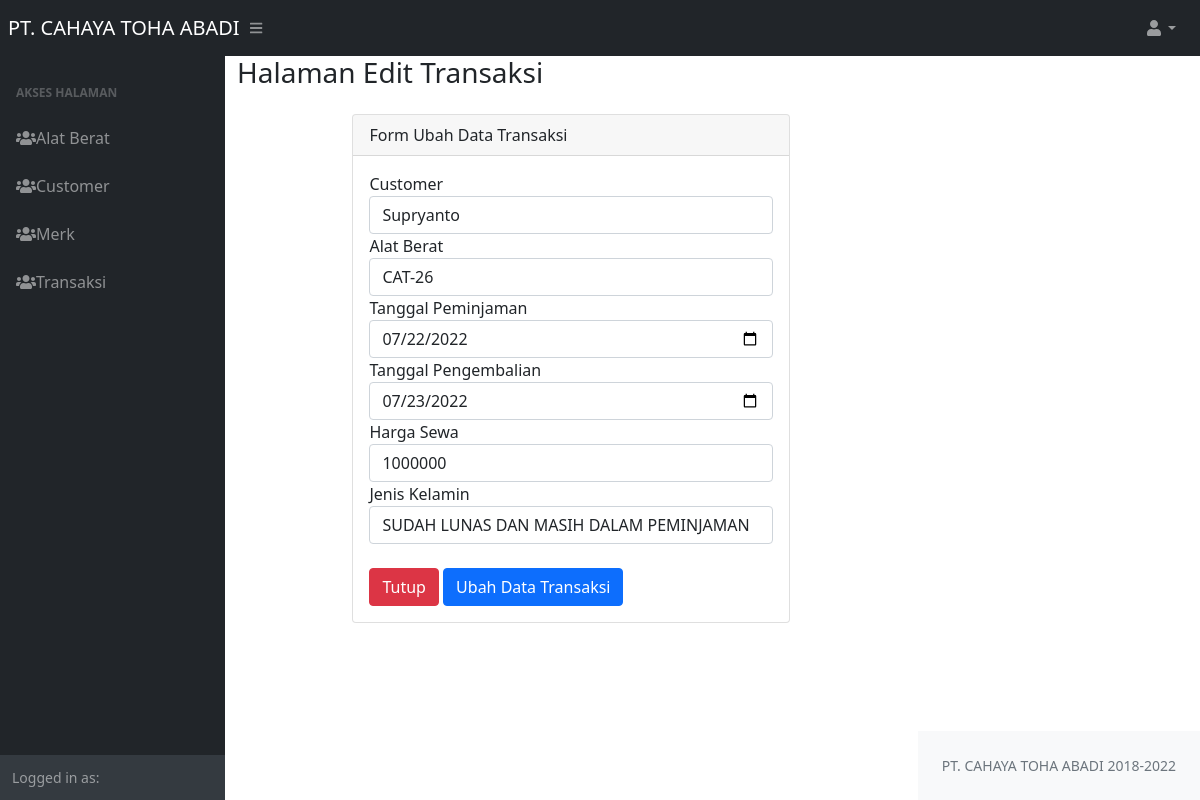
The app's page /Transaksi/edit/5 with its own data.
### tables this page shows
CREATE TABLE `transaksi` (
  `id` int(11) NOT NULL,
  `customer` int(11) NOT NULL,
  `alatberat` int(11) NOT NULL,
  `tgl_pinjam` date NOT NULL,
  `tgl_kembali` date NOT NULL,
  `harga` int(15) NOT NULL,
  `status` varchar(100) NOT NULL
);

CREATE TABLE `customer` (
  `id` int(11) NOT NULL,
  `nama` varchar(100) NOT NULL,
  `alamat` varchar(100) NOT NULL,
  `telepon` varchar(14) NOT NULL
);

CREATE TABLE `alatberat` (
  `id` int(11) NOT NULL,
  `merk` int(11) NOT NULL,
  `tipe` varchar(40) NOT NULL,
  `tahun` varchar(4) NOT NULL,
  `kondisi` varchar(100) NOT NULL
);

### application/controllers/Transaksi.php (called while the page is built, shortened)
<?php
class Transaksi extends CI_Controller
{
    public function __construct()
    {
        $this->load->model('Transaksi_model');
        $this->load->model('Alatberat_model');
        $this->load->model('Customer_model');
    }
    public function edit($id)
    {
        $data['judul'] = "Halaman Edit Transaksi";
        $data['customer'] = $this->Customer_model->get();
        $data['alatberat'] = $this->Alatberat_model->get();
        $data['transaksi'] = $this->Transaksi_model->getById($id);
        $data['user'] = $this->db->get_where('user', ['email' => $this->session->userdata('email')])->row_array();
        $this->form_validation->set_rules('tgl_pinjam', 'Tanggal Peminjaman', 'required', [
            'required' => 'Tanggal Peminjaman Wajib di isi'
        ]);
        $this->form_validation->set_rules('tgl_kembali', 'Tanggal Pengembalian', 'required', [
            'required' => 'Tanggal Pengembalian Wajib di isi'
        ]);
        $this->form_validation->set_rules('harga', 'Harga', 'required|integer', [
            'required' => 'Harga Wajib di isi',
            'integer' => 'Harga harus Angka'
        ]);
        $this->form_validation->set_rules('status', 'Status', 'required', [
            'required' => 'Status Wajib di isi'
        ]);
        if ($this->form_validation->run() == false) {
            $this->load->view("layout/header", $data);
            $this->load->view("transaksi/vw_ubah_transaksi", $data);
            $this->load->view("layout/footer");
        }
    }
}

### index.php (called while the page is built, shortened)
<?php
require_once BASEPATH.'core/CodeIgniter.php';

### application/models/Customer_model.php (called while the page is built, shortened)
<?php
class Customer_model extends CI_Model
{
    public $table = 'customer';
    public function get()
    {
        $this->db->from($this->table);
        $query = $this->db->get();
        return $query->result_array();
    }
}

### application/models/Transaksi_model.php (called while the page is built, shortened)
<?php
class Transaksi_model extends CI_Model
{
    public function getById($id)
    {
        $this->db->select('b.*');
        $this->db->from('transaksi b');
        $this->db->join('alatberat m', 'b.alatberat = m.id');
        $this->db->join('customer n', 'b.customer = n.id');
        $this->db->where('b.id', $id);
        $query = $this->db->get();
        return $query->row_array();
    }
}

### application/models/Alatberat_model.php (called while the page is built, shortened)
<?php
class Alatberat_model extends CI_Model
{
    public $table = 'alatberat';
    public function get()
    {
        $this->db->from($this->table);
        $query = $this->db->get();
        return $query->result_array();
    }
}

### application/views/transaksi/vw_ubah_transaksi.php (the view, shortened to what this page needs)
<div class="container-fluid">
    <h1 class="h3 mb-4 text-gray-800"><?php echo $judul; ?></h1>
    <div class="row justify-content-center">
        <div class="col-md-8 ">
            <div class="card">
                <div class="card-header justify-content-center">
                    Form Ubah Data Transaksi
                </div>
                <div class="card-body">
                    <form action="" method="POST">
                        <div class="form-group">
                            <label for="customer">Customer</label>
                            <select name="customer" id="menu_id" class="form-control">
                                <?php foreach ($customer as $p) : ?>
                                    <option value="<?= $p['id']; ?>" <?php if ($transaksi['customer'] == $p['id']) { ?> selected <?php } ?>> <?= $p['nama']; ?></option>
                                <?php endforeach; ?>
                            </select>
                        </div>
                        <div class="form-group">
                            <label for="alatberat">Alat Berat</label>
                            <select name="alatberat" id="menu_id1" class="form-control">
                                <?php foreach ($alatberat as $p) : ?>
                                    <option value="<?= $p['id']; ?>" <?php if ($transaksi['alatberat'] == $p['id']) { ?> selected <?php } ?>> <?= $p['tipe']; ?></option>
                                <?php endforeach; ?>
                            </select>
                        </div>
                        <div class="form-group">
                            <label for="tgl_pinjam">Tanggal Peminjaman</label>
                            <input type="date" name="tgl_pinjam" value="<?= $transaksi['tgl_pinjam']; ?>" class="form-control" id="tgl_pinjam" placeholder="Tanggal Peminjaman">
                        </div>
                        <div class="form-group">
                            <label for="tgl_kembali">Tanggal Pengembalian</label>
                            <input type="date" name="tgl_kembali" value="<?= $transaksi['tgl_kembali']; ?>" class="form-control" id="tgl_kembali" placeholder="Tanggal Pengembalian">
                        </div>
                        <div class="form-group">
                            <label for="harga">Harga Sewa</label>
                            <input type="text" name="harga" value="<?= $transaksi['harga']; ?>" class="form-control" id="harga" placeholder="Harga Sewa">
                        </div>
                        <div class="form-group">
                            <label for="status">Jenis Kelamin</label>
                            <select name="status" id="status" class="form-control">
                                <option value="SUDAH LUNAS DAN MASIH DALAM PEMINJAMAN" <?php if ($transaksi['status'] == "SUDAH LUNAS DAN MASIH DALAM PEMINJAMAN") {
                                                                                            echo "selected";
                                                                                        } ?>>SUDAH LUNAS DAN MASIH DALAM PEMINJAMAN</option>
                            </select>
                        </div>
                        <br>
                        <a href="<?= base_url('Transaksi') ?>" class="btn btn-danger">Tutup</a>
                        <button type="submit" name="tambah" class="btn btn-primary float-right">Ubah Data
                            Transaksi</button>
                    </form>
                </div>
            </div>
        </div>
    </div>
</div>
</div>

### records on screen
transaksi: customer "Supryanto", alatberat "CAT-26", tgl_pinjam "07/22/2022", tgl_kembali "07/23/2022", harga "1000000", status "SUDAH LUNAS DAN MASIH DALAM PEMINJAMAN"

### other values on screen
$judul "Halaman Edit Transaksi"
